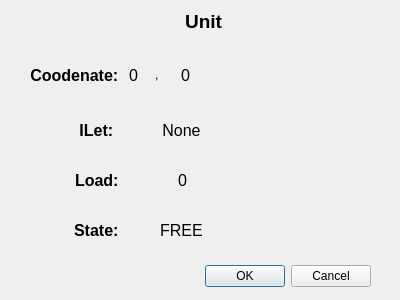
<?xml version="1.0" encoding="UTF-8"?>
<ui version="4.0">
 <class>ProcessorInfo</class>
 <widget class="QDialog" name="ProcessorInfo">
  <property name="geometry">
   <rect>
    <x>0</x>
    <y>0</y>
    <width>400</width>
    <height>300</height>
   </rect>
  </property>
  <property name="windowTitle">
   <string>Infomation</string>
  </property>
  <widget class="QDialogButtonBox" name="buttonBox">
   <property name="geometry">
    <rect>
     <x>30</x>
     <y>260</y>
     <width>341</width>
     <height>32</height>
    </rect>
   </property>
   <property name="orientation">
    <enum>Qt::Horizontal</enum>
   </property>
   <property name="standardButtons">
    <set>QDialogButtonBox::Cancel|QDialogButtonBox::Ok</set>
   </property>
  </widget>
  <widget class="QWidget" name="horizontalLayoutWidget">
   <property name="geometry">
    <rect>
     <x>30</x>
     <y>50</y>
     <width>171</width>
     <height>51</height>
    </rect>
   </property>
   <layout class="QHBoxLayout" name="coor_container">
    <item>
     <widget class="QLabel" name="coor_label">
      <property name="text">
       <string>&lt;html&gt;&lt;head/&gt;&lt;body&gt;&lt;p align=&quot;center&quot;&gt;&lt;span style=&quot; font-size:12pt; font-weight:600;&quot;&gt;Coodenate: &lt;/span&gt;&lt;/p&gt;&lt;/body&gt;&lt;/html&gt;</string>
      </property>
     </widget>
    </item>
    <item>
     <widget class="QLabel" name="x_coo_label">
      <property name="text">
       <string>&lt;html&gt;&lt;head/&gt;&lt;body&gt;&lt;p&gt;&lt;span style=&quot; font-size:12pt;&quot;&gt;0&lt;/span&gt;&lt;/p&gt;&lt;/body&gt;&lt;/html&gt;</string>
      </property>
     </widget>
    </item>
    <item>
     <widget class="QLabel" name="dot_label">
      <property name="text">
       <string>&lt;html&gt;&lt;head/&gt;&lt;body&gt;&lt;p&gt; , &lt;/p&gt;&lt;/body&gt;&lt;/html&gt;</string>
      </property>
     </widget>
    </item>
    <item>
     <widget class="QLabel" name="y_coo_label">
      <property name="text">
       <string>&lt;html&gt;&lt;head/&gt;&lt;body&gt;&lt;p&gt;&lt;span style=&quot; font-size:12pt;&quot;&gt;0&lt;/span&gt;&lt;/p&gt;&lt;/body&gt;&lt;/html&gt;</string>
      </property>
     </widget>
    </item>
   </layout>
  </widget>
  <widget class="QWidget" name="horizontalLayoutWidget_2">
   <property name="geometry">
    <rect>
     <x>60</x>
     <y>110</y>
     <width>160</width>
     <height>41</height>
    </rect>
   </property>
   <layout class="QHBoxLayout" name="ilet_container">
    <item>
     <widget class="QLabel" name="ilet_label">
      <property name="text">
       <string>&lt;html&gt;&lt;head/&gt;&lt;body&gt;&lt;p align=&quot;center&quot;&gt;&lt;span style=&quot; font-size:12pt; font-weight:600;&quot;&gt;ILet: &lt;/span&gt;&lt;/p&gt;&lt;/body&gt;&lt;/html&gt;</string>
      </property>
     </widget>
    </item>
    <item>
     <widget class="QLabel" name="id_label">
      <property name="text">
       <string>&lt;html&gt;&lt;head/&gt;&lt;body&gt;&lt;p align=&quot;center&quot;&gt;&lt;span style=&quot; font-size:12pt;&quot;&gt;None&lt;/span&gt;&lt;/p&gt;&lt;/body&gt;&lt;/html&gt;</string>
      </property>
     </widget>
    </item>
   </layout>
  </widget>
  <widget class="QWidget" name="horizontalLayoutWidget_3">
   <property name="geometry">
    <rect>
     <x>60</x>
     <y>160</y>
     <width>161</width>
     <height>41</height>
    </rect>
   </property>
   <layout class="QHBoxLayout" name="load_container">
    <item>
     <widget class="QLabel" name="load_title_label">
      <property name="text">
       <string>&lt;html&gt;&lt;head/&gt;&lt;body&gt;&lt;p align=&quot;center&quot;&gt;&lt;span style=&quot; font-size:12pt; font-weight:600;&quot;&gt;Load: &lt;/span&gt;&lt;/p&gt;&lt;/body&gt;&lt;/html&gt;</string>
      </property>
     </widget>
    </item>
    <item>
     <widget class="QLabel" name="load_label">
      <property name="text">
       <string>&lt;html&gt;&lt;head/&gt;&lt;body&gt;&lt;p align=&quot;center&quot;&gt;&lt;span style=&quot; font-size:12pt;&quot;&gt;0&lt;/span&gt;&lt;/p&gt;&lt;/body&gt;&lt;/html&gt;</string>
      </property>
     </widget>
    </item>
   </layout>
  </widget>
  <widget class="QWidget" name="horizontalLayoutWidget_4">
   <property name="geometry">
    <rect>
     <x>60</x>
     <y>210</y>
     <width>160</width>
     <height>41</height>
    </rect>
   </property>
   <layout class="QHBoxLayout" name="state_container">
    <item>
     <widget class="QLabel" name="state_title_label">
      <property name="text">
       <string>&lt;html&gt;&lt;head/&gt;&lt;body&gt;&lt;p align=&quot;center&quot;&gt;&lt;span style=&quot; font-size:12pt; font-weight:600;&quot;&gt;State: &lt;/span&gt;&lt;/p&gt;&lt;/body&gt;&lt;/html&gt;</string>
      </property>
     </widget>
    </item>
    <item>
     <widget class="QLabel" name="state_label">
      <property name="text">
       <string>&lt;html&gt;&lt;head/&gt;&lt;body&gt;&lt;p align=&quot;center&quot;&gt;&lt;span style=&quot; font-size:12pt;&quot;&gt;FREE&lt;/span&gt;&lt;/p&gt;&lt;/body&gt;&lt;/html&gt;</string>
      </property>
     </widget>
    </item>
   </layout>
  </widget>
  <widget class="QLabel" name="label">
   <property name="geometry">
    <rect>
     <x>170</x>
     <y>10</y>
     <width>67</width>
     <height>21</height>
    </rect>
   </property>
   <property name="text">
    <string>&lt;html&gt;&lt;head/&gt;&lt;body&gt;&lt;p align=&quot;center&quot;&gt;&lt;span style=&quot; font-size:14pt; font-weight:600;&quot;&gt;Unit&lt;/span&gt;&lt;/p&gt;&lt;/body&gt;&lt;/html&gt;</string>
   </property>
  </widget>
 </widget>
 <resources/>
 <connections>
  <connection>
   <sender>buttonBox</sender>
   <signal>accepted()</signal>
   <receiver>ProcessorInfo</receiver>
   <slot>accept()</slot>
   <hints>
    <hint type="sourcelabel">
     <x>248</x>
     <y>254</y>
    </hint>
    <hint type="destinationlabel">
     <x>157</x>
     <y>274</y>
    </hint>
   </hints>
  </connection>
  <connection>
   <sender>buttonBox</sender>
   <signal>rejected()</signal>
   <receiver>ProcessorInfo</receiver>
   <slot>reject()</slot>
   <hints>
    <hint type="sourcelabel">
     <x>316</x>
     <y>260</y>
    </hint>
    <hint type="destinationlabel">
     <x>286</x>
     <y>274</y>
    </hint>
   </hints>
  </connection>
 </connections>
</ui>
